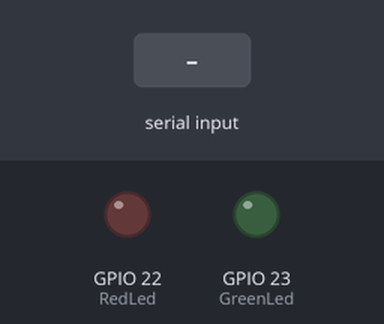
Simulated run of this sketch. Board: ESP32. Parts: output pins drawn as LEDs (lit = HIGH). The inputs (shaded band) are chosen by the test bench. Nothing arrives over Bluetooth unless stated; what the sketch prints to the serial monitor is not drawn.

Above: at 1.2 s.
1.3 s: "A" received over the second serial link
At 1.9 s:
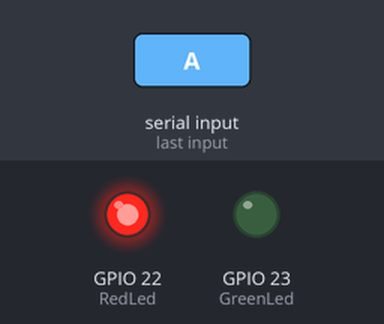
2.8 s: "B" received over the second serial link
At 4.0 s:
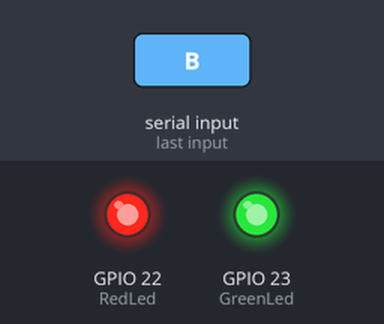
4.3 s: "a" received over the second serial link
At 5.3 s:
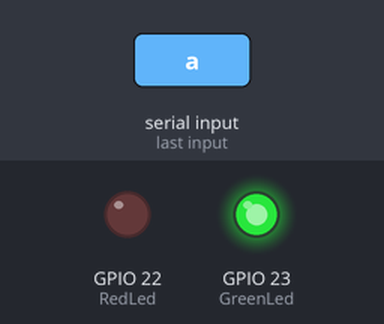
5.8 s: "b" received over the second serial link
At 6.5 s:
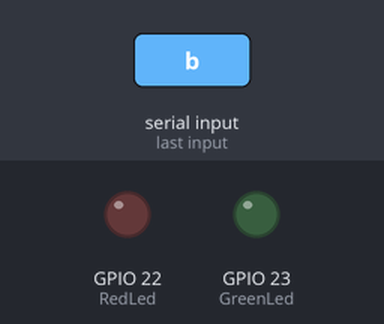
7.3 s: "AB" received over the second serial link
At 7.7 s:
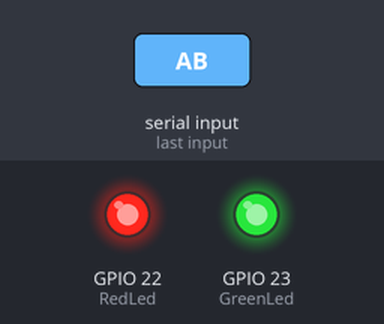
Timing chart, 0 to 9.8 s (numbered marks = the images above; inputs shaded):
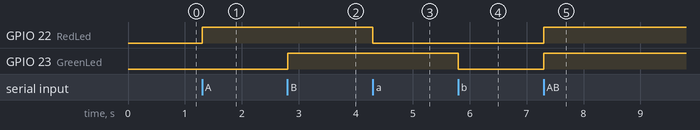

The sketch:

esp32bluetooth.ino
```cpp
#include "BluetoothSerial.h"
#if !defined(CONFIG_BT_ENABLED) || !defined(CONFIG_BLUEDROID_ENABLED)
#error Bluetooth is not enabled! Please run `make menuconfig` to and enable it
#endif

#define RedLed 22
#define GreenLed 23

String recv = "";

BluetoothSerial SerialBT;

void setup() {
  Serial.begin(115200);
  pinMode(RedLed, OUTPUT);
  pinMode(GreenLed, OUTPUT);

  SerialBT.begin("TEAM-1"); //Bluetooth device name
  Serial.println("The device started, now you can pair it with bluetooth!");
}

void loop()
{
  while (SerialBT.available()) // Read until the bluetooth client is sending.
  {
    char string = SerialBT.read();
    recv = recv + string;
    delay(1);

  }

  if (recv == "A")
  {
    digitalWrite(RedLed, HIGH);
  }
  if (recv == "a")
  {
    digitalWrite(RedLed,LOW);
  }
  if (recv == "B")
  {
    digitalWrite(GreenLed, HIGH);
  }
  if (recv == "b")
  {
    digitalWrite(GreenLed,LOW);
  }
  if (recv == "AB")
  {
    digitalWrite(RedLed, HIGH);
    digitalWrite(GreenLed, HIGH);
  }
  if (recv == "ab")
  {
    digitalWrite(RedLed, LOW);
    digitalWrite(GreenLed, LOW);
  }
  recv = ""; // clearing the string.
}
```

Measured:
- after the input at 1.3 s, GPIO 22 (RedLed): LOW → HIGH at once
- after the input at 2.8 s, GPIO 23 (GreenLed): LOW → HIGH at once
- after the input at 4.3 s, GPIO 22 (RedLed): HIGH → LOW at once
- after the input at 5.8 s, GPIO 23 (GreenLed): HIGH → LOW at once
- after the input at 7.3 s, GPIO 22 (RedLed), GPIO 23 (GreenLed): LOW → HIGH at once
